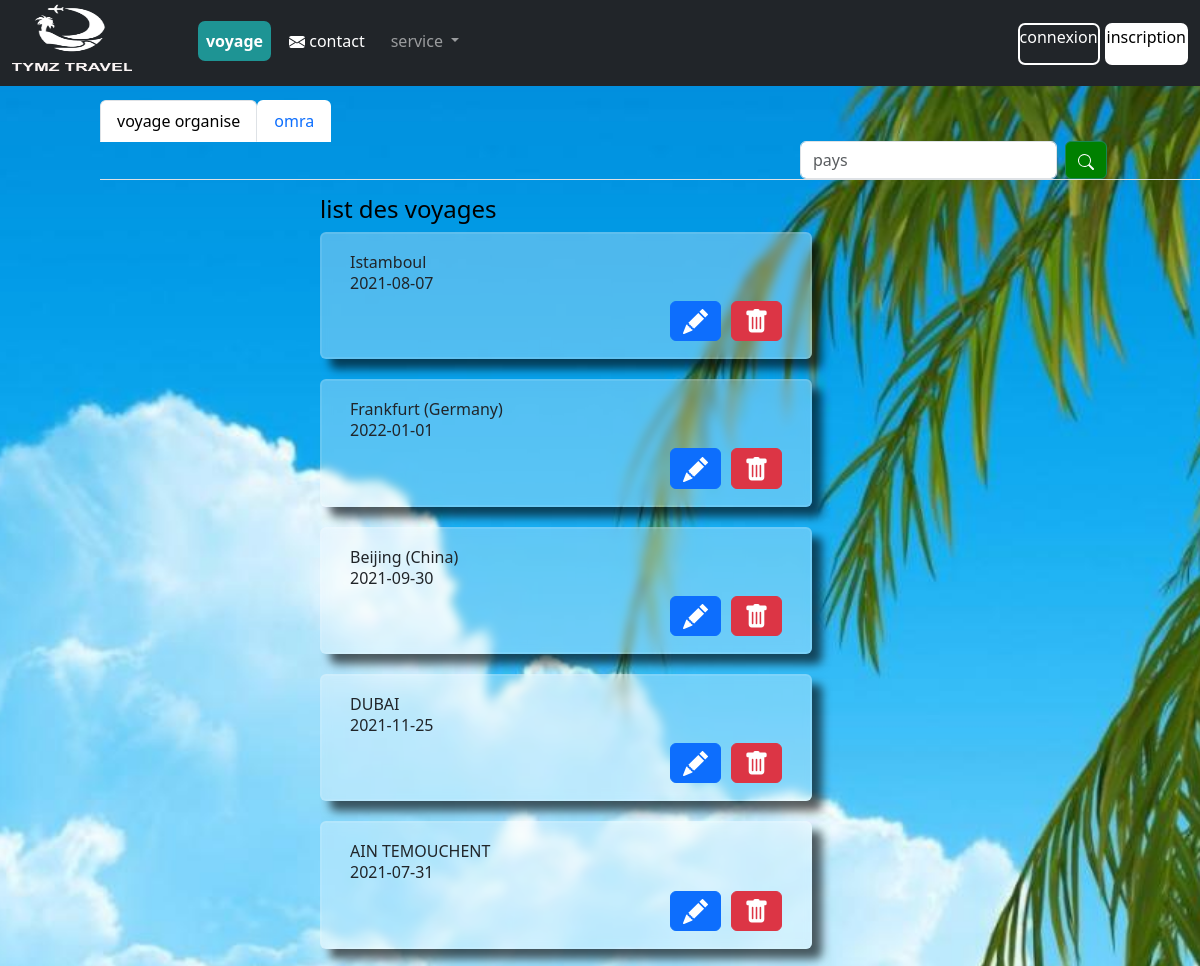
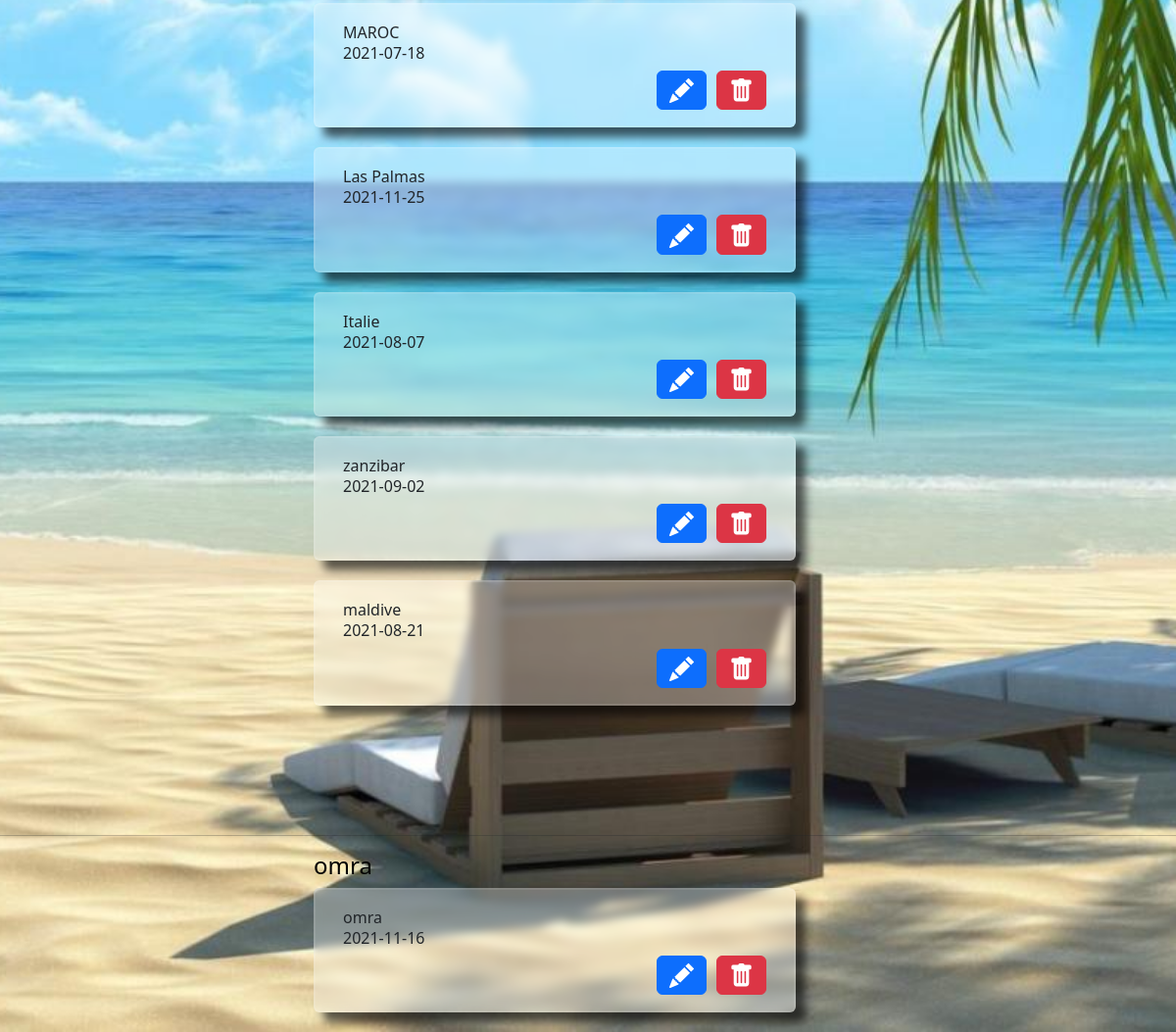
The app's page /html/admin/gerevoyage.php with its own data (2 pictures, top to bottom).
### tables this page shows
CREATE TABLE `listevoyage` (
  `id` int(6) NOT NULL,
  `image1` varchar(500) NOT NULL,
  `image2` varchar(500) NOT NULL,
  `image3` varchar(500) NOT NULL,
  `image4` varchar(500) NOT NULL,
  `pays` varchar(30) NOT NULL,
  `etoile` int(1) NOT NULL,
  `nbrjoursetnuit` varchar(30) NOT NULL,
  `prix` int(20) NOT NULL,
  `datedpr` date NOT NULL,
  `descriptio` varchar(5000) NOT NULL,
  `programme` varchar(5000) NOT NULL
);

CREATE TABLE `omra` (
  `id` int(6) NOT NULL,
  `omra` varchar(5) NOT NULL,
  `image1` varchar(300) NOT NULL,
  `prix` float NOT NULL,
  `datedepart` date NOT NULL,
  `hotel` varchar(50) NOT NULL,
  `descriptio` text NOT NULL
);

### fenctionphp/bddvoyage.php (called while the page is built, shortened)
<?php
function affichevoyage() {
    $bdd=bdd();
    if (isset($_POST["pays"])) {
        $paysv=$_POST['paysvoy'];
        $connexion= $bdd->prepare("SELECT * FROM listevoyage WHERE pays LIKE '%$paysv%'");
        $connexion->execute();
        $affi = $connexion->fetchAll(PDO::FETCH_OBJ);
        return $affi;
    }else{
    $connexion = $bdd->prepare("SELECT * FROM listevoyage ORDER BY id DESC");
    $connexion->execute();
    $affi = $connexion->fetchAll(PDO::FETCH_OBJ);
    return $affi;
}
}
?>

### fenctionphp/bddomra.php (called while the page is built, shortened)
<?php
function afficheomra() {
    $bdd=bdd();
    $affichomra = $bdd->prepare("SELECT * FROM omra ORDER BY id DESC");
    $affichomra->execute();
    $affie = $affichomra->fetchAll(PDO::FETCH_OBJ);
    return $affie;
}
?>

### html/admin/gerevoyage.php (the view, shortened to what this page needs)
<?php
include_once "../../fenctionphp/bddvoyage.php";
$voy =affichevoyage();
include_once "../../fenctionphp/bddomra.php";
      $omra =afficheomra();
?>
<!DOCTYPE html>
<html>
<head>
    <link rel="stylesheet" type="text/css" href="https://cdnjs.cloudflare.com/ajax/libs/font-awesome/4.7.0/css/font-awesome.min.css">
    <link href="https://cdn.jsdelivr.net/npm/bootstrap@5.0.0/dist/css/bootstrap.min.css" rel="stylesheet">
    <link href="/docs/5.0/dist/css/bootstrap.min.css" rel="stylesheet">
    <link rel="stylesheet" type="text/css" href="../../css/gvoycss.css">
</head>
<body class="fix-header card-no-border logo-center">
    <?php include "header.php" ?>
  <ul class="nav nav-tabs profile-tab" role="tablist" style="margin-bottom: 15px; margin-left: 100px; margin-top: 100px; margin-left: 100px">
      <li class="nav-item"> <a class="nav-link active" data-toggle="tab" href="#voyage" role="tab" style="background-color: white;">voyage organise</a> </li>
      <li class="nav-item"> <a class="nav-link" data-toggle="tab" href="#omra" id="profileLink" role="tab" style="background-color: white;">omra</a> </li>
      <li class="nav-item">
      <form class="d-flex" action="" method="POST" style="margin-left: 700px;">
<input class="form-control me-2" type="search" placeholder="pays" name="paysvoy" aria-label="Search" autocomplete="non">
<button class="btn btn-outline-success" name="pays" id="btnxherche1" type="submit" style="background-color: green; color: white;"></button>
</form>
      </li>
  </ul>
    <div class="page-wrapper" >
                <div class="col-lg-8 col-xlg-9 col-md-7">
                    <h4 style=" color:black; margin-left: 40%;" id="voyage">list des voyages</h4>
                    <?php foreach($voy as $voyage): ?>
                    <div class="row" id="voypro">
                        <div class="card" id="voyprof">
                            <div class="card-body" >
                           <?= $voyage->pays?><br>
                           <h6><?= $voyage->datedpr?></h6>
                            <div>
                           <form action="" method="POST">
                           <button type="submit" name="btnsupp" style="float: right; margin-left: 10px;" class="btn btn-danger"></button>
                           <button type="submit" name="btnmodvoy" class="btn btn-primary" style="float: right;"></button>
                           </form>
                           </div>
                           </div>
                        </div>
                    </div>
                    <?php
        endforeach;
        ?>
                </div>
                <br><br><br><br><hr>
                <div class="col-lg-8 col-xlg-9 col-md-7">
                    <h4 style=" color:black; margin-left: 40%;" id="omra">omra</h4>
                    <?php foreach($omra as $omr): ?>
                    <div class="row" id="voypro">
                        <div class="card" id="voyprof">
                            <div class="card-body" >
                           omra<br>
                           <h6><?= $omr->datedepart?></h6>
                            <div>
                           <form action="" method="POST">
                           <button type="submit" name="btnsuppom" style="float: right; margin-left: 10px;" class="btn btn-danger"></button>
                           <button type="submit" name="btnmodomra" class="btn btn-primary" style="float: right; "></button>
                           </form>
                           </div>
                           </div>
                        </div>
                    </div>
                    <?php
        endforeach;
        ?>
                </div>
            </div>
</body>
</html>

### css/gvoycss.css (style rules this page uses)
body { margin: 0%; padding: 0%; background-image: url("../image/bod.jpg"); background-attachment: fixed; background-repeat: no-repeat; background-position: center; background-size: cover; }
#voypro { border-radius: 10px; margin-bottom: 20px; margin-left: 40%; }
#voyprof { background-color: rgba(255, 255, 255, 0.3); backdrop-filter: blur(5px); box-shadow: 10px 10px 10px rgba(0, 0, 0, 0.623); border: solid 2px rgba(252, 252, 252, 0.096); }

### records on screen
listevoyage: pays "Istamboul", datedpr "2021-08-07"
listevoyage: pays "Frankfurt (Germany)", datedpr "2022-01-01"
listevoyage: pays "Beijing (China)", datedpr "2021-09-30"
listevoyage: pays "DUBAI", datedpr "2021-11-25"
listevoyage: pays "AIN TEMOUCHENT", datedpr "2021-07-31"
listevoyage: pays "MAROC", datedpr "2021-07-18"
listevoyage: pays "Las Palmas", datedpr "2021-11-25"
listevoyage: pays "Italie", datedpr "2021-08-07"
listevoyage: pays "zanzibar", datedpr "2021-09-02"
listevoyage: pays "maldive", datedpr "2021-08-21"
omra: datedepart "2021-11-16"
